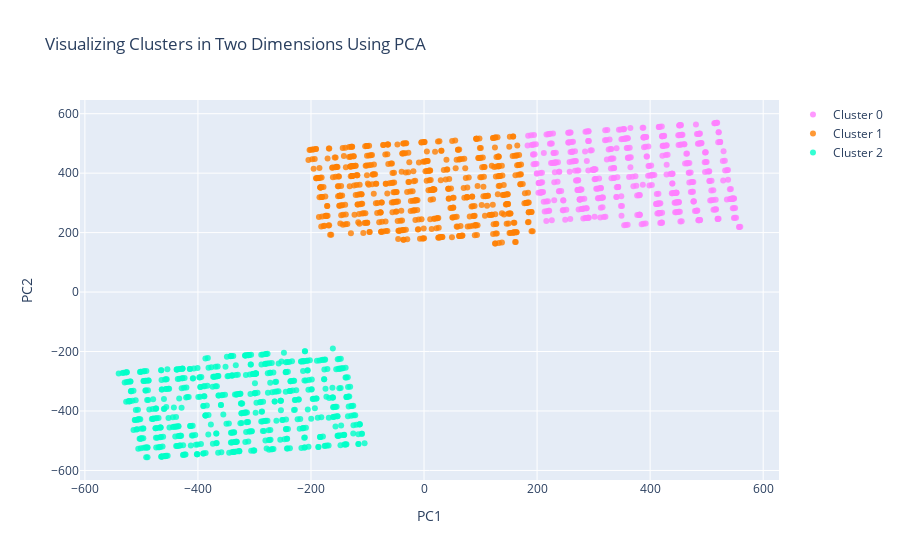

Notebook code cell kept with this figure:
### Code cell
#Instructions for building the 2-D plot

#trace1 is for 'Cluster 0'
trace1 = go.Scatter(
                    x = cluster0["PC1_2d"],
                    y = cluster0["PC2_2d"],
                    mode = "markers",
                    name = "Cluster 0",
                    marker = dict(color = 'rgba(255, 128, 255, 0.8)'),
                    text = None)

#trace2 is for 'Cluster 1'
trace2 = go.Scatter(
                    x = cluster1["PC1_2d"],
                    y = cluster1["PC2_2d"],
                    mode = "markers",
                    name = "Cluster 1",
                    marker = dict(color = 'rgba(255, 128, 2, 0.8)'),
                    text = None)

#trace3 is for 'Cluster 2'
trace3 = go.Scatter(
                    x = cluster2["PC1_2d"],
                    y = cluster2["PC2_2d"],
                    mode = "markers",
                    name = "Cluster 2",
                    marker = dict(color = 'rgba(0, 255, 200, 0.8)'),
                    text = None)

data = [trace1, trace2, trace3]

title = "Visualizing Clusters in Two Dimensions Using PCA"

layout = dict(title = title,
              xaxis= dict(title= 'PC1',ticklen= 5,zeroline= False),
              yaxis= dict(title= 'PC2',ticklen= 5,zeroline= False)
             )

fig = dict(data = data, layout = layout)

iplot(fig)

### Figure 1 — Plotly figure (JSON) as saved in the notebook; plotly's stock layout.template omitted (floating-point values rounded to 4 significant figures; data arrays with more than 128 entries replaced by an {"elided": "..."} marker saying what was removed)
{"data": [{"name": "Cluster 0", "y": {"elided": "472 float values"}, "mode": "markers", "marker": {"color": "rgba(255, 128, 255, 0.8)"}, "x": {"elided": "472 float values"}, "type": "scatter"}, {"name": "Cluster 1", "y": {"elided": "549 float values"}, "mode": "markers", "marker": {"color": "rgba(255, 128, 2, 0.8)"}, "x": {"elided": "549 float values"}, "type": "scatter"}, {"name": "Cluster 2", "y": {"elided": "585 float values"}, "mode": "markers", "marker": {"color": "rgba(0, 255, 200, 0.8)"}, "x": {"elided": "585 float values"}, "type": "scatter"}], "layout": {"yaxis": {"zeroline": false, "ticklen": 5, "title": {"text": "PC2"}}, "xaxis": {"zeroline": false, "ticklen": 5, "title": {"text": "PC1"}}, "title": {"text": "Visualizing Clusters in Two Dimensions Using PCA"}}}
